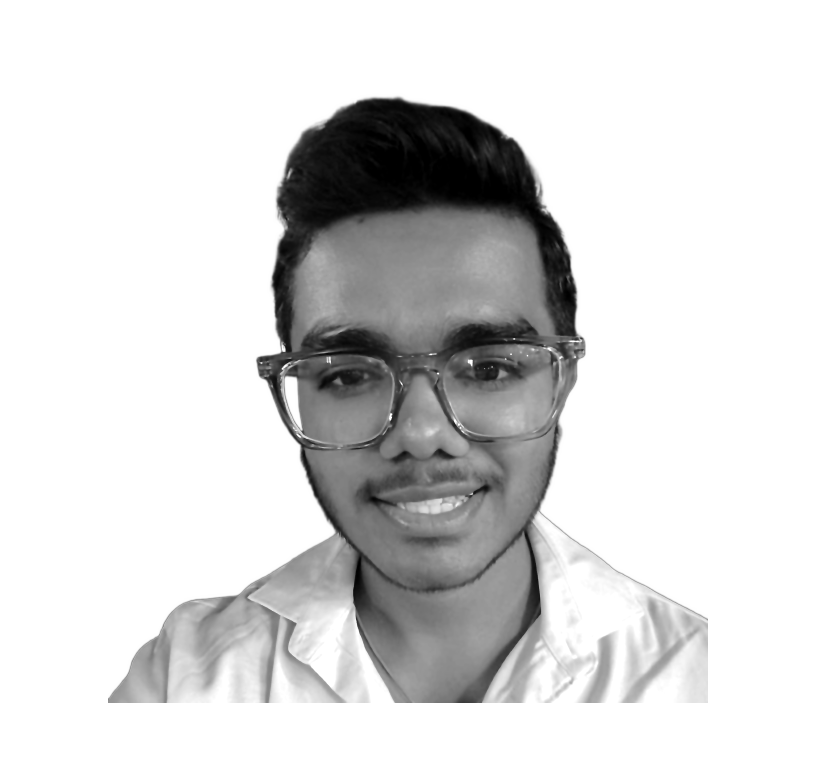
#> input picture source-prepped.png, 1632 x 1556 px (shown at 1/2 size)
$ python make_ascii_svg.py
#> lines starting #> are read from the running program, lines starting #| are printed output that depends on the picture
import os
import math
from PIL import Image

BASE_DIR = os.path.dirname(os.path.dirname(os.path.abspath(__file__)))

INPUT = os.path.join(BASE_DIR, "source-prepped.png")
OUTPUT = os.path.join(BASE_DIR, "manas-ascii.svg")

# ASCII settings
COLS = 220
ART_WIDTH = 820

# Sparse-to-dense characters
RAMP = " .:-=+*#%@"

# Animation settings
ROW_DELAY = 0.025
ROW_DURATION = 0.28


def image_to_ascii(image_path):
    from PIL import ImageOps, ImageEnhance

    original = Image.open(image_path).convert("RGBA")

    # Keep the transparent background empty instead of converting it
    # into a large block of ASCII characters.
    alpha = original.getchannel("A")
    rgb = Image.new("RGB", original.size, (0, 0, 0))
    rgb.paste(original, mask=alpha)

    gray = ImageOps.grayscale(rgb)

    # Improve tonal separation and detail.
    gray = ImageOps.autocontrast(gray, cutoff=0.5)
    gray = ImageEnhance.Contrast(gray).enhance(1.25)
    gray = ImageEnhance.Sharpness(gray).enhance(1.8)

    # Resize while preserving the source image's aspect ratio.
    width = COLS
    height = max(1, round(original.height / original.width * width / 1.8))

    gray = gray.resize((width, height), Image.Resampling.LANCZOS)
    alpha = alpha.resize((width, height), Image.Resampling.LANCZOS)

    pixels = list(gray.getdata())
    alpha_pixels = list(alpha.getdata())

    lines = []

    for y in range(height):
        line = []

        for x in range(width):
            i = y * width + x
            brightness = pixels[i]
            opacity = alpha_pixels[i] / 255

            # Leave transparent background pixels empty.
            if opacity < 0.15:
                line.append(" ")
                continue

            # For a dark terminal, darker parts of the subject
            # receive denser characters.
            darkness = 255 - brightness
            index = int(darkness / 255 * (len(RAMP) - 1))

            # Blend very transparent edge pixels toward empty space.
            char = RAMP[index]
            if opacity < 0.75:
                char = " " if opacity < 0.4 else char

            line.append(char)

        lines.append("".join(line).rstrip())

    cell_width = ART_WIDTH / COLS
    cell_height = cell_width * 1.8

    return lines, height, cell_height


def make_svg(lines, rows, cell_height):
    terminal_header = 42
    top_padding = 30
    bottom_padding = 48

    art_height = rows * cell_height
    height = terminal_header + top_padding + art_height + bottom_padding

    font_size = max(3, cell_height * 0.72)

    svg = []

    svg.append(
        f'''<svg xmlns="http://www.w3.org/2000/svg"
        width="{ART_WIDTH}"
        height="{height:.0f}"
        viewBox="0 0 {ART_WIDTH:.0f} {height:.0f}">
'''
    )

    # Background
    svg.append(
        f'''
<defs>
    <linearGradient id="bg" x1="0" y1="0" x2="0" y2="1">
        <stop offset="0%" stop-color="#111111"/>
        <stop offset="100%" stop-color="#050505"/>
    </linearGradient>

    <filter id="glow">
        <feGaussianBlur stdDeviation="0.35" result="blur"/>
        <feMerge>
            <feMergeNode in="blur"/>
            <feMergeNode in="SourceGraphic"/>
        </feMerge>
    </filter>
</defs>

<rect width="100%" height="100%" rx="10" fill="url(#bg)"/>
'''
    )

    # Terminal top bar
    svg.append(
        '''
<rect x="0" y="0" width="100%" height="42"
      fill="#191919"/>

<circle cx="18" cy="21" r="5" fill="#ff5f56"/>
<circle cx="36" cy="21" r="5" fill="#ffbd2e"/>
<circle cx="54" cy="21" r="5" fill="#27c93f"/>

<text x="75" y="26"
      font-family="monospace"
      font-size="13"
      fill="#aaaaaa">
manas@github: ~/profile
</text>
'''
    )

    # Title
    title_y = terminal_header + 22

    svg.append(
        f'''
<text x="50"
      y="{title_y}"
      font-family="monospace"
      font-size="14"
      fill="#aaaaaa">
manas@github: ~$ ./portrait.sh
</text>
'''
    )

    # ASCII artwork
    start_y = terminal_header + top_padding + font_size

    for row, line in enumerate(lines):

        y = start_y + row * cell_height
        # Center each ASCII row horizontally
        text_x = (ART_WIDTH - len(line) * font_size * 0.60) / 2
        text_x = max(10, text_x)

        delay = row * ROW_DELAY
        duration = ROW_DURATION

        escaped = (
            line.replace("&", "&amp;")
                .replace("<", "&lt;")
                .replace(">", "&gt;")
        )

        # Invisible clipping rectangle that expands from left to right
        clip_id = f"rowClip{row}"

        svg.append(
            f'''
<clipPath id="{clip_id}">
    <rect x="0"
          y="{y - font_size}"
          width="0"
          height="{cell_height + 4}">
        <animate
            attributeName="width"
            from="0"
            to="{ART_WIDTH}"
            begin="{delay:.3f}s"
            dur="{duration:.3f}s"
            fill="freeze"/>
    </rect>
</clipPath>

<text x="{text_x:.2f}"
      y="{y:.2f}"
      font-family="monospace"
      font-size="{font_size:.2f}px"
      font-weight="600"
      letter-spacing="0"
      fill="#eeeeee"
      clip-path="url(#{clip_id})"
      filter="url(#glow)">
    {escaped}
</text>
'''
        )

    # Bottom command/status
    status_y = height - 25

    svg.append(
        f'''
<text x="24"
      y="{status_y}"
      font-family="monospace"
      font-size="13"
      fill="#aaaaaa">
manas@github:~$ whoami Manas
</text>

<rect x="270"
      y="{status_y - 13}"
      width="7"
      height="15"
      fill="#eeeeee">
    <animate
        attributeName="opacity"
        values="1;0;1"
        dur="1s"
        repeatCount="indefinite"/>
</rect>

</svg>
'''
    )

    return "".join(svg)


def main():
    if not os.path.exists(INPUT):
        raise FileNotFoundError(
            f"Could not find: {INPUT}"
        )

    print("Loading:", INPUT)

    lines, rows, cell_height = image_to_ascii(INPUT)
#> in image_to_ascii, `alpha = original.getchannel("A")`: alpha: PIL image 1632x1556 L; every value is 255
#> in image_to_ascii, `rgb = Image.new("RGB", original.size, (0, 0, 0))`: rgb: PIL image 1632x1556 RGB; every value is 0
#> in image_to_ascii, gray is the input picture: PIL image 1632x1556 L; min 0, max 255, mean 216.7
#> in image_to_ascii, `gray = ImageEnhance.Contrast(gray).enhance(1.25)`:
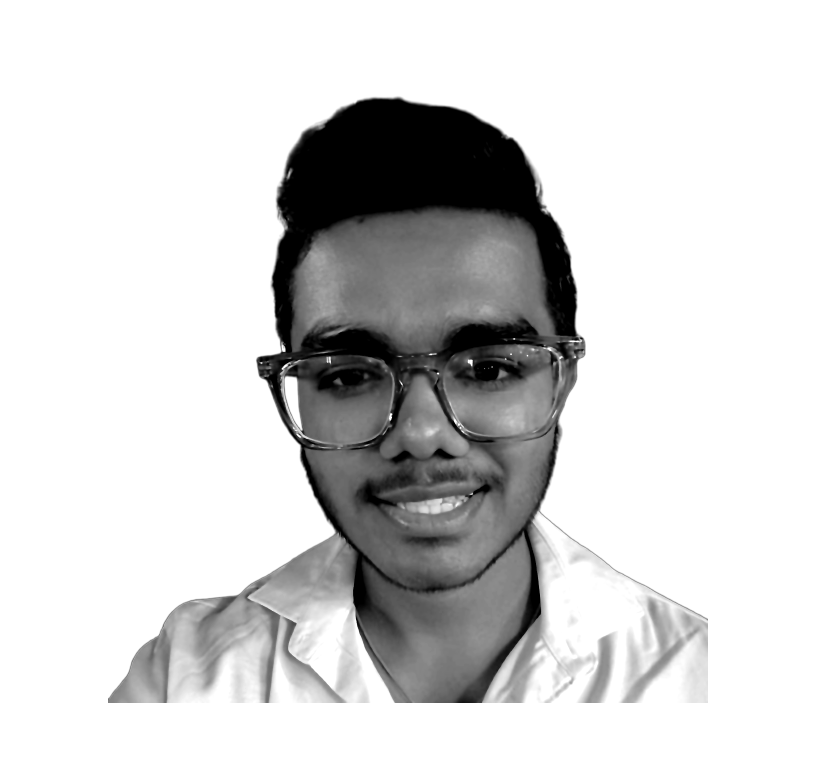
#> gray: PIL image 1632x1556 L (shown at 1/2 size); min 0, max 255, mean 211.4
#> in image_to_ascii, `gray = gray.resize((width, height), Image.Resampling.LANCZOS)`:
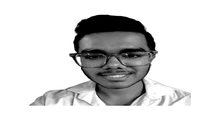
#> gray: PIL image 220x117 L; min 0, max 255, mean 211.3
#> in image_to_ascii, `alpha = alpha.resize((width, height), Image.Resampling.LANCZOS)`: alpha: PIL image 220x117 L; every value is 255
#> in image_to_ascii, `pixels = list(gray.getdata())`: pixels = 25740 items
#> after the loop in image_to_ascii, `for y in range(height):`: lines = 117 items, first 6: '', '', '', '', '', ''
#> lines = 117 items, first 6: '', '', '', '', '', ''; rows = 117; cell_height = 6.71

    print(f"ASCII size: {COLS} columns × {rows} rows")
#| ASCII size: 220 columns × 117 rows

    svg = make_svg(lines, rows, cell_height)
#> in make_svg, `art_height = rows * cell_height`: art_height = 785
#> in make_svg, `height = terminal_header + top_padding + art_height + bottom_padding`: height = 905
#> in make_svg, `font_size = max(3, cell_height * 0.72)`: font_size = 4.83
#> in make_svg, `start_y = terminal_header + top_padding + font_size`: start_y = 76.83
#> the loop in make_svg, `for row, line in enumerate(lines): ` made 117 passes
#> (y, text_x, delay, clip_id) on passes 1 to 12: (76.83, 410, 0, 'rowClip0'), (83.54, 410, 0.025, 'rowClip1'), (90.25, 410, 0.05, 'rowClip2'), (96.96, 410, 0.075, 'rowClip3'), (103.7, 410, 0.1, 'rowClip4'), (110.4, 410, 0.125, 'rowClip5'), (117.1, 410, 0.15, 'rowClip6'), (123.8, 410, 0.175, 'rowClip7'), (130.5, 410, 0.2, 'rowClip8'), (137.2, 410, 0.225, 'rowClip9'), (143.9, 410, 0.25, 'rowClip10'), (150.6, 410, 0.275, 'rowClip11')
#> after the loop in make_svg, `for row, line in enumerate(lines):`: svg = 121 items
#> in make_svg, `status_y = height - 25`: status_y = 880

    with open(OUTPUT, "w", encoding="utf-8") as f:
        f.write(svg)

    print()
    print("SUCCESS!")
    print("Created:", OUTPUT)


if __name__ == "__main__":
    main()
